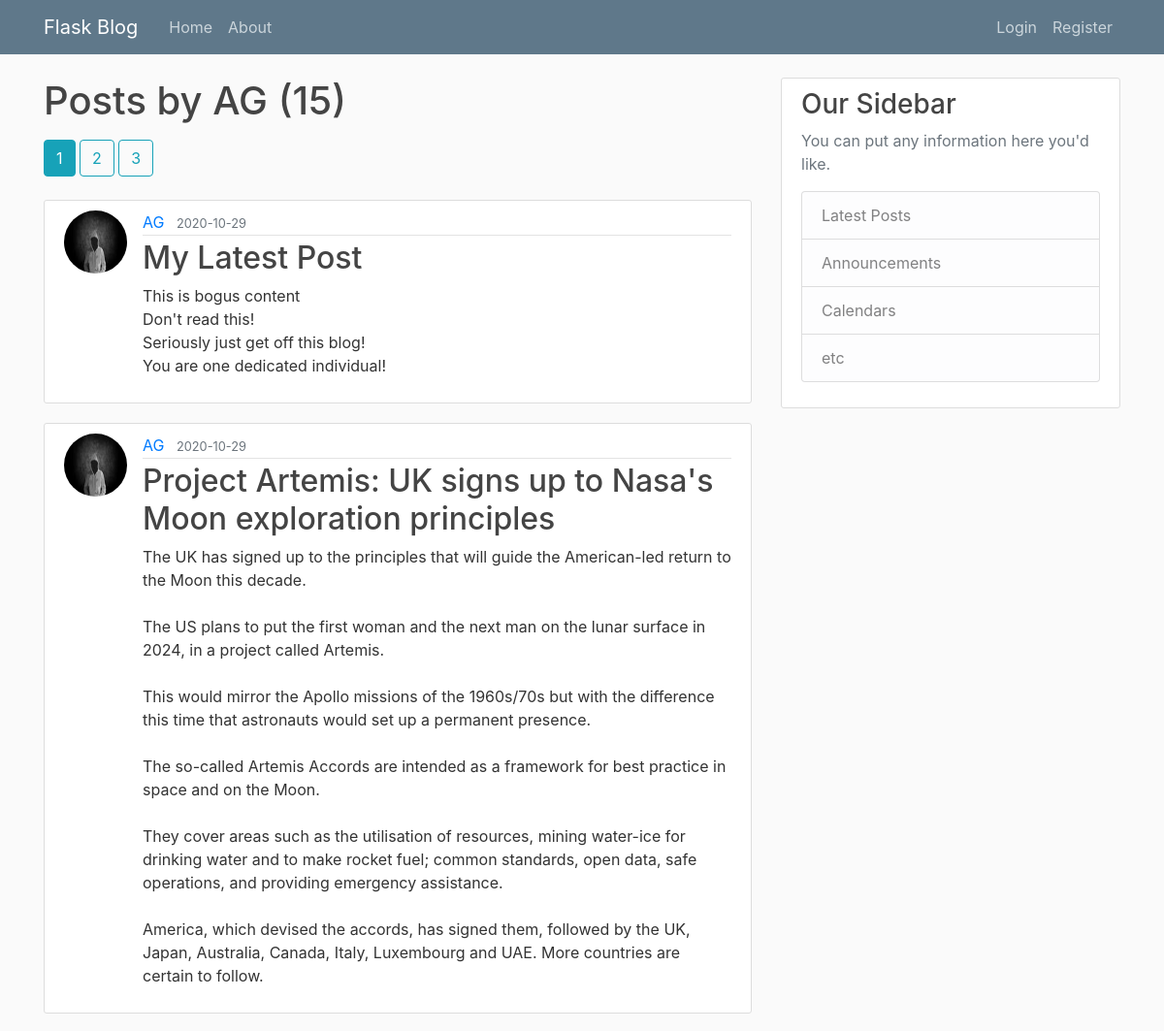
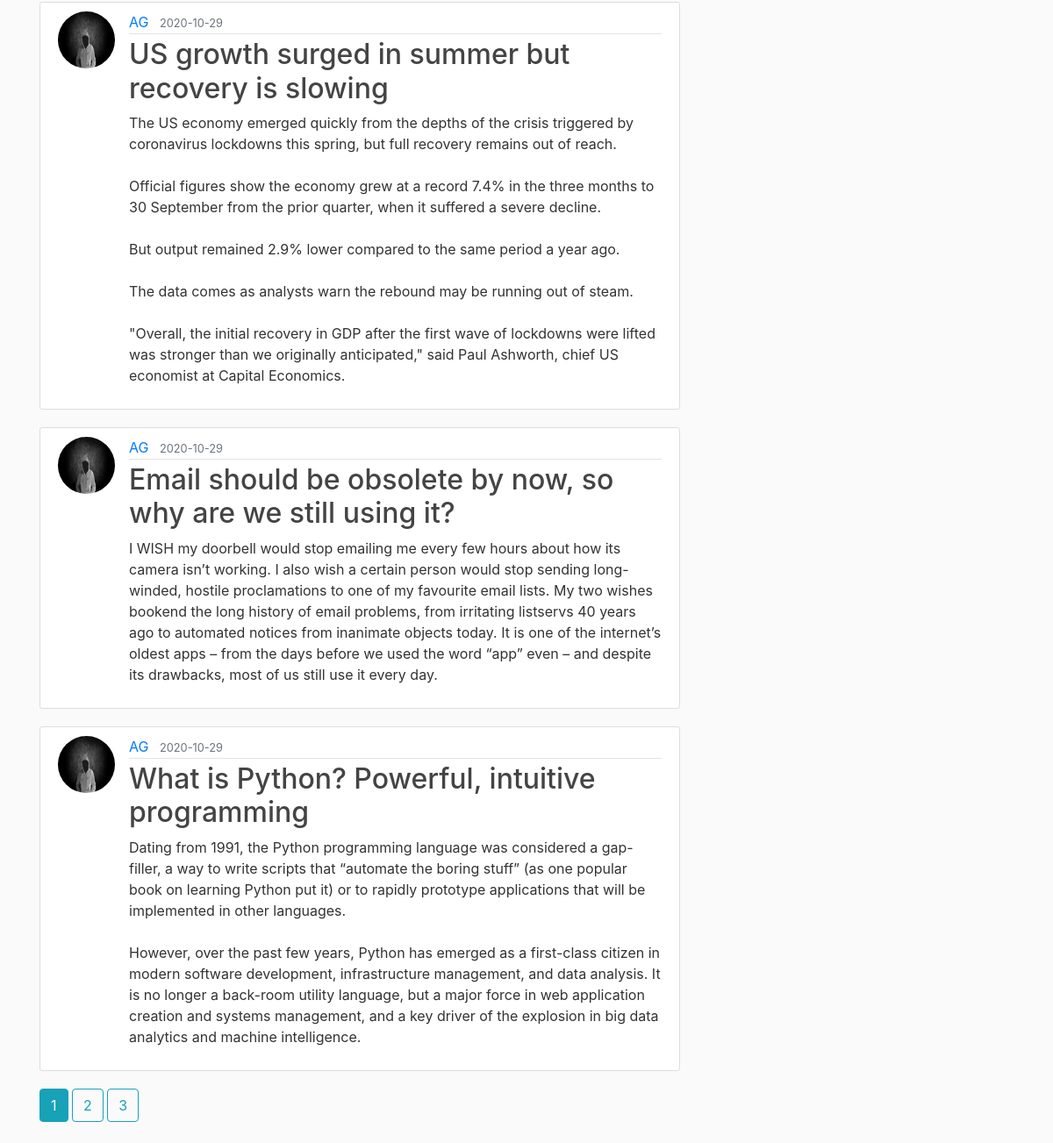
Screenshot of /user/AG with the database file from the repository (2 pictures, top to bottom).
### blog_website/models.py (models this page shows, shortened)
class User(db.Model, UserMixin):
    id = db.Column(db.Integer, primary_key=True)
    username = db.Column(db.String(20), unique=True, nullable=False)
    email = db.Column(db.String(120), unique=True, nullable=False)
    image_file = db.Column(db.String(20), nullable=False, default='default.jpg')
    password = db.Column(db.String(60), nullable=False)
    posts = db.relationship('Post', backref='author', lazy=True)

class Post(db.Model):
    id = db.Column(db.Integer, primary_key=True)
    title = db.Column(db.String(100), nullable=False)
    date_posted = db.Column(db.DateTime, nullable=False, default=datetime.utcnow)
    content = db.Column(db.Text, nullable=False)
    user_id = db.Column(db.Integer, db.ForeignKey('user.id'), nullable=False)

### blog_website/users/routes.py (the view)
@users.route("/user/<string:username>")
def user_posts(username):
    page = request.args.get('page', 1, type=int)
    user = User.query.filter_by(username=username).first_or_404()
    postings = Post.query.filter_by(author=user)\
                .order_by(Post.date_posted.desc())\
                .paginate(per_page=5, page=page)
    return render_template('user_posts.html', posts=postings, user=user)

### blog_website/templates/user_posts.html
{% extends 'layout.html' %}
{% block cont %}
    <h1 class="mb-3">Posts by {{ user.username }} ({{ posts.total }})</h1>
    {% for page_num in posts.iter_pages(left_edge=2, right_edge=1, left_current=2, right_current=2) %}
        {% if page_num %}
            {% if posts.page == page_num %}
                <a class="btn btn-info mb-4" href="{{ url_for('users.user_posts', username=user.username, page=page_num) }}">{{ page_num }}</a>
            {% else %}
                <a class="btn btn-outline-info mb-4" href="{{ url_for('users.user_posts', username=user.username, page=page_num) }}">{{ page_num }}</a>
            {% endif %}
        {% else %}
            ...
        {% endif %}
    {% endfor %}
    {% for single_post in posts.items %}
        <article class="media content-section">
            <img class="rounded-circle article-img" src="{{ url_for('static', filename='profile_pics/' + single_post.author.image_file) }}">
            <div class="media-body">
            <div class="article-metadata">
                <a class="mr-2" href="{{ url_for('users.user_posts', username=single_post.author.username) }}">{{ single_post.author.username }}</a>
                <small class="text-muted">{{ single_post.date_posted.strftime('%Y-%m-%d') }}</small>
            </div>
            <h2><a class="article-title" href="{{ url_for('posts.post', post_id=single_post.id) }}">{{ single_post.title }}</a></h2>
            <p class="article-content">{{ single_post.content }}</p>
            </div>
        </article>
    {% endfor %}
    {% for page_num in posts.iter_pages(left_edge=2, right_edge=1, left_current=2, right_current=2) %}
        {% if page_num %}
            {% if posts.page == page_num %}
                <a class="btn btn-info mb-4" href="{{ url_for('users.user_posts', username=user.username, page=page_num) }}">{{ page_num }}</a>
            {% else %}
                <a class="btn btn-outline-info mb-4" href="{{ url_for('user_posts', username=user.username, page=page_num) }}">{{ page_num }}</a>
            {% endif %}
        {% else %}
            ...
        {% endif %}
    {% endfor %}
{% endblock cont %}

### blog_website/static/main.css (style rules this page uses)
body { background: #fafafa; color: #333333; margin-top: 5rem; }
h1, h2, h3, h4, h5, h6 { color: #444444; }
.content-section { background: #ffffff; padding: 10px 20px; border: 1px solid #dddddd; border-radius: 3px; margin-bottom: 20px; }
.article-title { color: #444444; }
.article-content { white-space: pre-line; }
.article-img { height: 65px; width: 65px; margin-right: 16px; }
.article-metadata { padding-bottom: 1px; margin-bottom: 4px; border-bottom: 1px solid #e3e3e3 }

### rows the page displays
User: username "AG"
Post: image_file (picture), author.username "AG", date_posted "2020-10-29", title "My Latest Post", content "This is bogus content Don't read this! Seriously just get off this blog! You are one dedicated individual!"
Post: image_file (picture), author.username "AG", date_posted "2020-10-29", title "Project Artemis: UK signs up to Nasa's Moon exploration principles", content "The UK has signed up to the principles that will guide the American-led return to the Moon this decade. The US plans to put the first woman and the next man on the lunar surface in 2024, in a project called Artemis. This would mirror the Apollo missions of the 1960s/70s but with the difference this time that astronauts would set up a permanent presence. The so-called Artemis Accords are intended as a framework for best practice in space and on the Moon. They cover areas such as the utilisation of resources, mining water-ice for drinking water and to make rocket fuel; common standards, open data, safe operations, and providing emergency assistance. America, which devised the accords, has…"
Post: image_file (picture), author.username "AG", date_posted "2020-10-29", title "US growth surged in summer but recovery is slowing", content "The US economy emerged quickly from the depths of the crisis triggered by coronavirus lockdowns this spring, but full recovery remains out of reach. Official figures show the economy grew at a record 7.4% in the three months to 30 September from the prior quarter, when it suffered a severe decline. But output remained 2.9% lower compared to the same period a year ago. The data comes as analysts warn the rebound may be running out of steam. \"Overall, the initial recovery in GDP after the first wave of lockdowns were lifted was stronger than we originally anticipated,\" said Paul Ashworth, chief US economist at Capital Economics."
Post: image_file (picture), author.username "AG", date_posted "2020-10-29", title "Email should be obsolete by now, so why are we still using it?", content "I WISH my doorbell would stop emailing me every few hours about how its camera isn’t working. I also wish a certain person would stop sending long-winded, hostile proclamations to one of my favourite email lists. My two wishes bookend the long history of email problems, from irritating listservs 40 years ago to automated notices from inanimate objects today. It is one of the internet’s oldest apps – from the days before we used the word “app” even – and despite its drawbacks, most of us still use it every day."
Post: image_file (picture), author.username "AG", date_posted "2020-10-29", title "What is Python? Powerful, intuitive programming", content "Dating from 1991, the Python programming language was considered a gap-filler, a way to write scripts that “automate the boring stuff” (as one popular book on learning Python put it) or to rapidly prototype applications that will be implemented in other languages. However, over the past few years, Python has emerged as a first-class citizen in modern software development, infrastructure management, and data analysis. It is no longer a back-room utility language, but a major force in web application creation and systems management, and a key driver of the explosion in big data analytics and machine intelligence."

### other values shown
{{ posts.total }} "15"
{{ page_num }} "1"
{{ page_num }} "2" "3"
